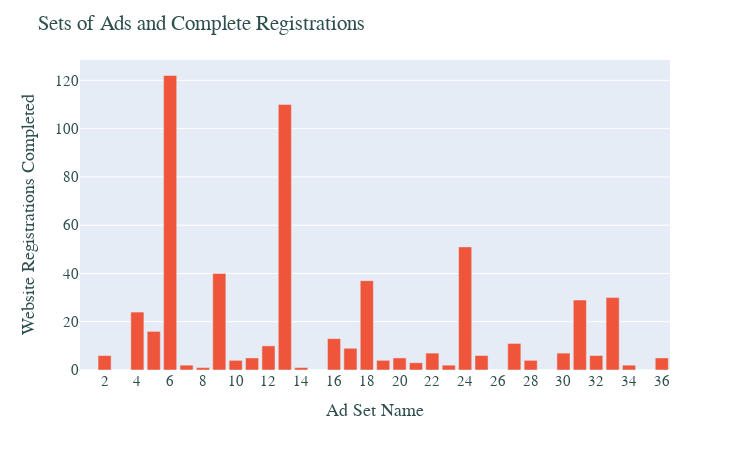

Write notebook code for a chart like this one.
### Code cell
# plt.figure(figsize=(9,5))
# sns.barplot( grouped['Ad Set Name'], grouped['Website Registrations Completed'], color='c')
# plt.title('Registrations by Sets of Ads', fontsize=16)

import plotly.express as px

fig = px.bar(grouped, x='Ad Set Name', y='Website Registrations Completed', height=450,
             width=750,  color_discrete_map={'Website Registrations Completed': 'green'})
fig.update_xaxes(nticks=36)
fig.update_layout(
    title="Sets of Ads and Complete Registrations",
    xaxis_title="Ad Set Name",
    yaxis_title="Website Registrations Completed",
    font=dict(
        family="Courier New, ",
        size=15,
        color="darkslategrey"))
fig.show()

### Figure 1 — Plotly figure (JSON) as saved in the notebook; plotly's stock layout.template omitted (floating-point values rounded to 4 significant figures)
{"data": [{"alignmentgroup": "True", "hoverlabel": {"namelength": 0}, "hovertemplate": "Ad Set Name=%{x}<br>Website Registrations Completed=%{y}", "legendgroup": "", "marker": {"color": "#EF553B"}, "name": "", "offsetgroup": "", "orientation": "v", "showlegend": false, "textposition": "auto", "type": "bar", "x": [6, 13, 24, 9, 18, 33, 31, 4, 5, 16, 27, 12, 17, 30, 22, 2, 25, 32, 36, 20, 11, 10, 28, 19, 21, 23, 7, 34, 14, 8, 1, 29, 26, 3, 35, 15], "xaxis": "x", "y": [122, 110, 51, 40, 37, 30, 29, 24, 16, 13, 11, 10, 9, 7, 7, 6, 6, 6, 5, 5, 5, 4, 4, 4, 3, 2, 2, 2, 1, 1, 0, 0, 0, 0, 0, 0], "yaxis": "y"}], "layout": {"barmode": "relative", "font": {"color": "darkslategrey", "family": "Courier New, ", "size": 15}, "height": 450, "legend": {"tracegroupgap": 0}, "margin": {"t": 60}, "title": {"text": "Sets of Ads and Complete Registrations"}, "width": 750, "xaxis": {"anchor": "y", "domain": [0, 1], "nticks": 36, "title": {"text": "Ad Set Name"}}, "yaxis": {"anchor": "x", "domain": [0, 1], "title": {"text": "Website Registrations Completed"}}}}
